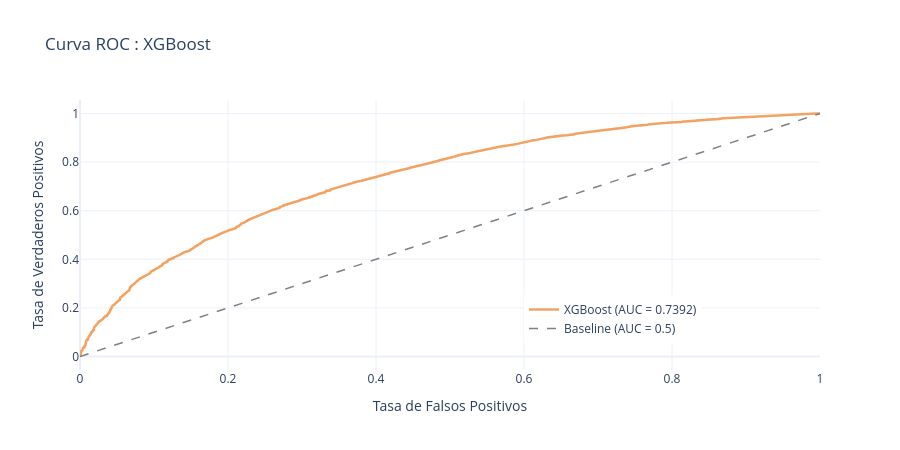

This figure's notebook cell:
### Code cell
# -- Curva ROC ----------------------------------------------
fpr, tpr, _ = roc_curve(y_test, y_proba)

fig_roc = go.Figure()
fig_roc.add_trace(go.Scatter(
    x=fpr, y=tpr,
    mode='lines',
    name=f'XGBoost (AUC = {auc:.4f})',
    line=dict(color='#F4A261', width=2.5)
))
fig_roc.add_trace(go.Scatter(
    x=[0,1], y=[0,1],
    mode='lines',
    name='Baseline (AUC = 0.5)',
    line=dict(color='gray', width=1.5, dash='dash')
))
fig_roc.update_layout(
    title='Curva ROC : XGBoost',
    xaxis_title='Tasa de Falsos Positivos',
    yaxis_title='Tasa de Verdaderos Positivos',
    height=450,
    template='plotly_white',
    legend=dict(x=0.6, y=0.1)
)
fig_roc.show()

### Figure 1 — Plotly figure (JSON) as saved in the notebook; plotly's stock layout.template omitted (floating-point values rounded to 4 significant figures; data arrays with more than 128 entries replaced by an {"elided": "..."} marker saying what was removed)
{"data": [{"line": {"color": "#F4A261", "width": 2.5}, "mode": "lines", "name": "XGBoost (AUC = 0.7392)", "type": "scatter", "x": {"elided": "5132 float values"}, "y": {"elided": "5132 float values"}}, {"line": {"color": "gray", "dash": "dash", "width": 1.5}, "mode": "lines", "name": "Baseline (AUC = 0.5)", "type": "scatter", "x": [0, 1], "y": [0, 1]}], "layout": {"height": 450, "legend": {"x": 0.6, "y": 0.1}, "title": {"text": "Curva ROC : XGBoost"}, "xaxis": {"title": {"text": "Tasa de Falsos Positivos"}}, "yaxis": {"title": {"text": "Tasa de Verdaderos Positivos"}}}}
